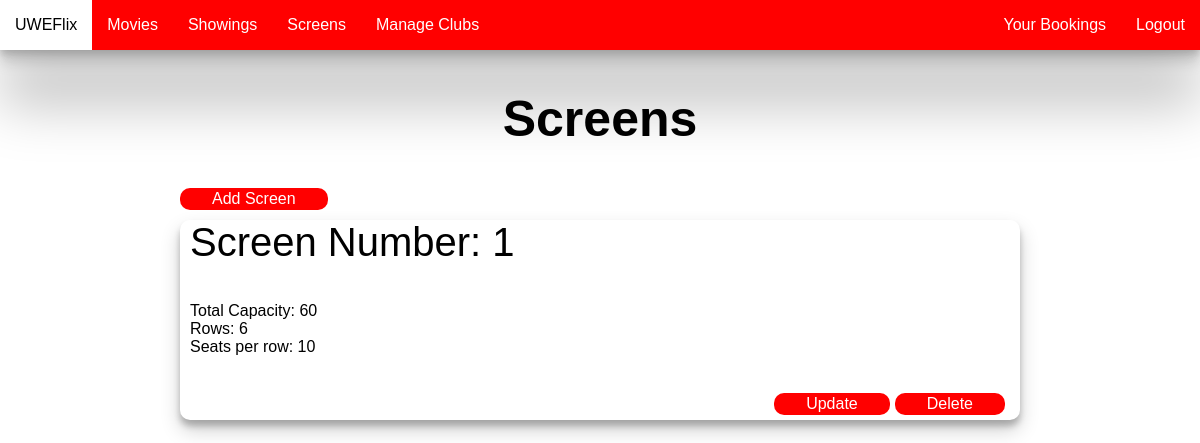
The app's page /screen (signed in), older data.
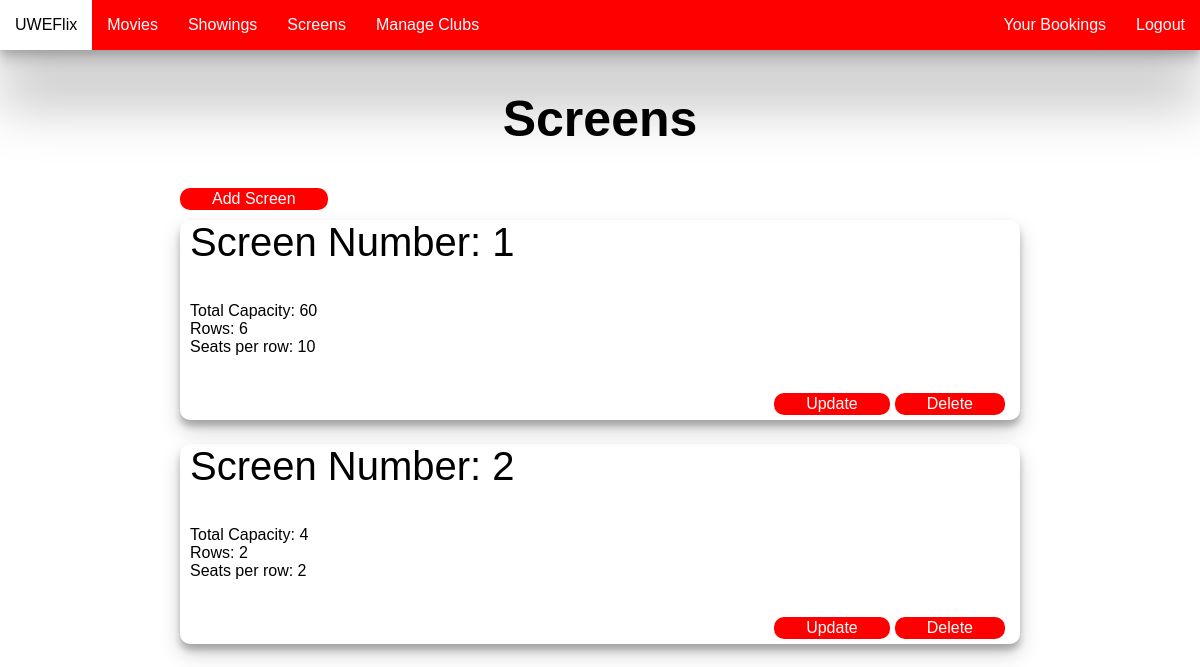
The same page, newer data.
### UWEflix_Website/models.py (models this page shows, shortened)
class Screen(models.Model):
    screen_num = models.PositiveIntegerField(validators=[MaxValueValidator(10)], unique=True)# Max 10 screens
    rows = models.PositiveIntegerField(blank=True, null=True)
    columns = models.PositiveIntegerField(blank=True, null=True)
    seats = models.PositiveIntegerField(blank=True, null=True)

### UWEflix_Website/views.py (the view)
# urls.py: path('screen', views.screen, name='screen'),
def screen(request):
    list = Screen.objects.all()
    return render(request, 'screen.html', {'list':list})

### UWEflix_Website/templates/screen.html
{% extends 'base.html' %}
{% block content %}
{% if user.is_authenticated %}
<div class="title">
  <h1>Screens</h1>
</div>
<a class="card-button" style="margin-bottom: 10px;"
   href="{% url 'add-screen' %}">Add Screen</a>
{% for item in list %}
  <div class="card">
    <div class="card-content">
      <div class="card-top">
        Screen Number: {{ item.screen_num }}
      </div>
        Total Capacity: {{ item.seats }}
      <br/>
      Rows: {{ item.rows }}
      <br/>
      Seats per row: {{ item.columns }}
      <div class="card-buttons">
        <a href="{% url 'update-screen' item.id %}" class="card-button">Update</a>
        <a href="{% url 'delete-screen' item.id %}" class="card-button">Delete</a>
      </div>
    </div>
  </div>
{% endfor %}
{% else %}
Sorry, you don't have access to this page.
{% endif %}
{% endblock %}

Row changes from the older to the newer data that the page shows:
added Screen: screen_num "2", seats "4", rows "2", columns "2"
